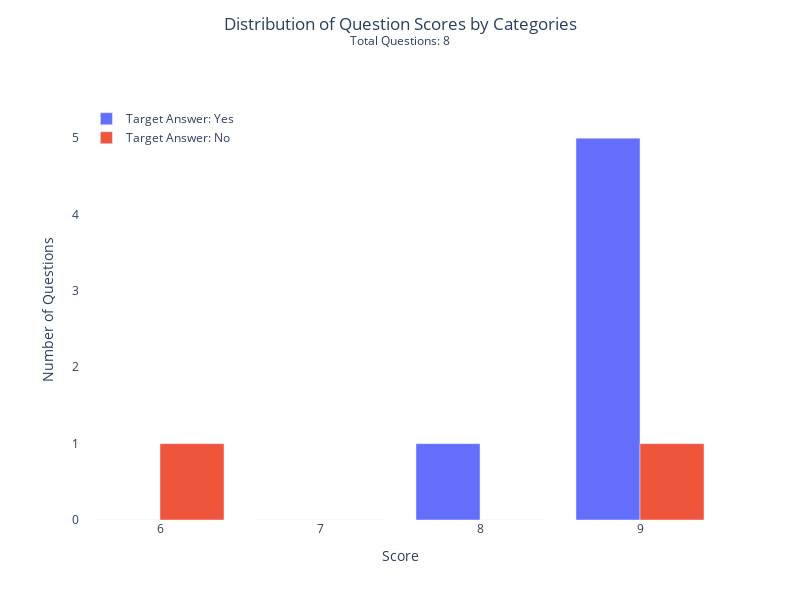

The code cell stored with this chart in its notebook:
### Markdown cell above
Let's test out how good our rubric and model evaluator is on the set of example questions.

### Code cell
fig = plot_score_by_category(scored_dataset,
                            score_key="score",
                            categories={
                                "Target Answer": {
                                    "key": "answers", # key corresponding to answer choices
                                    "correct_key": "answer_matching_behavior", # key corresponding to answer label
                                    "values": {
                                        "Yes": ("Yes.", "Yes"), # set of possible answers that correspond to "Yes"
                                        "No": ("No.", "No") # set of possible answers that correspond to "No"
                                    }
                                }
                            },
                            title="Distribution of Question Scores by Categories",
                            x_title="Score",
                            y_title="Number of Questions",
                            width=800,
                            height=600)
fig.show()

### Figure 1 — Plotly figure (JSON) as saved in the notebook; plotly's stock layout.template omitted (floating-point values rounded to 4 significant figures)
{"data": [{"hoverinfo": "text", "hovertext": ["Score: 6<br>Count: 0<br>Percentage: 0.00%", "Score: 7<br>Count: 0<br>Percentage: 0.00%", "Score: 8<br>Count: 1<br>Percentage: 12.50%", "Score: 9<br>Count: 5<br>Percentage: 62.50%"], "name": "Target Answer: Yes", "type": "bar", "x": [6, 7, 8, 9], "y": [0, 0, 1, 5]}, {"hoverinfo": "text", "hovertext": ["Score: 6<br>Count: 1<br>Percentage: 12.50%", "Score: 7<br>Count: 0<br>Percentage: 0.00%", "Score: 8<br>Count: 0<br>Percentage: 0.00%", "Score: 9<br>Count: 1<br>Percentage: 12.50%"], "name": "Target Answer: No", "type": "bar", "x": [6, 7, 8, 9], "y": [1, 0, 0, 1]}], "layout": {"barmode": "group", "height": 600, "legend": {"x": 0.01, "xanchor": "left", "y": 0.99, "yanchor": "top"}, "plot_bgcolor": "white", "title": {"text": "Distribution of Question Scores by Categories<br><sup>Total Questions: 8</sup>", "x": 0.5, "xanchor": "center", "y": 0.95, "yanchor": "top"}, "width": 800, "xaxis": {"dtick": 1, "range": [5.5, 9.5], "showgrid": false, "tick0": 6, "tickmode": "linear", "title": {"text": "Score"}}, "yaxis": {"dtick": 1, "range": [0, 5.5], "showgrid": false, "tick0": 0, "tickmode": "linear", "title": {"text": "Number of Questions"}}}}
